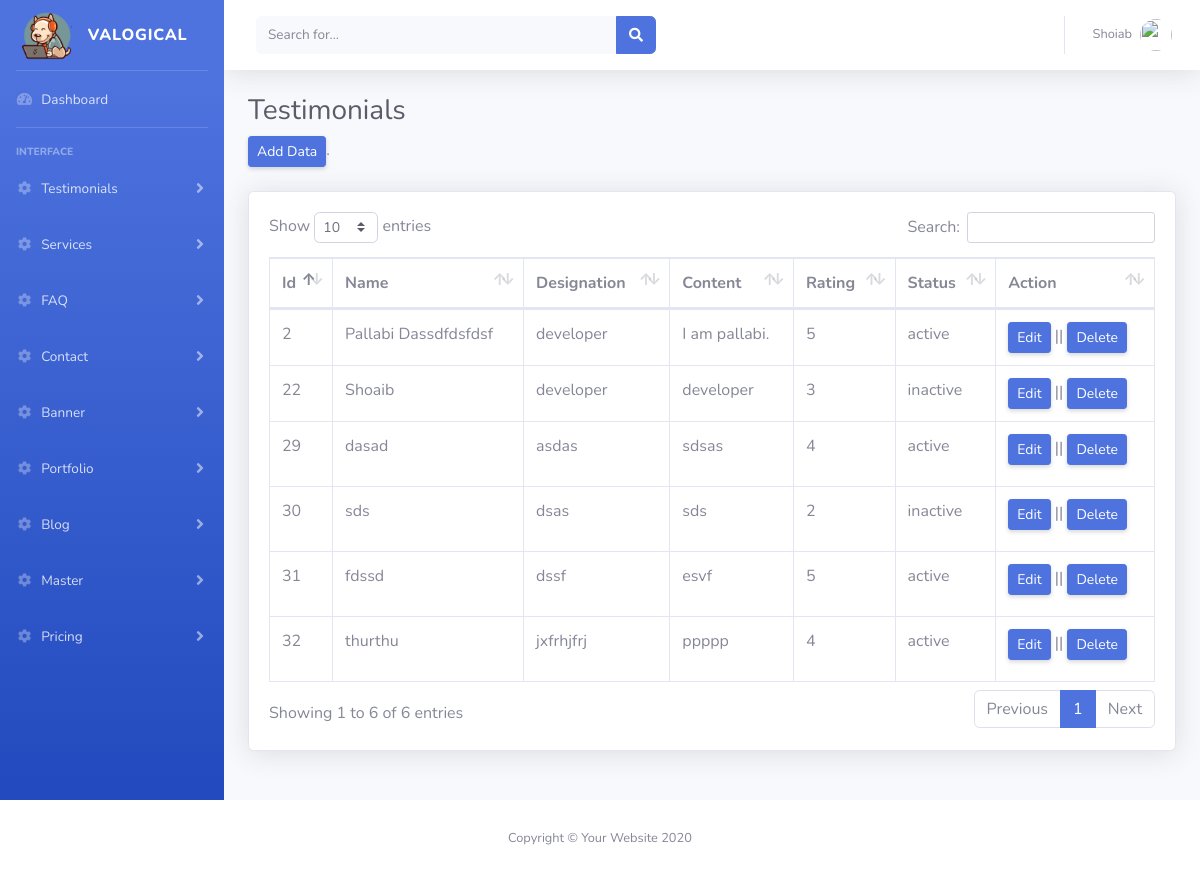
/admin/testimonials.php (signed in), run on the app's committed database.
### tables this page shows
CREATE TABLE `testimonials` (
  `testimonial_id` int(11) NOT NULL,
  `people_name` varchar(500) NOT NULL,
  `people_designation` varchar(500) NOT NULL,
  `content` longtext NOT NULL,
  `status` enum('active','inactive') DEFAULT 'active',
  `rating` int(11) DEFAULT 0,
  `craete_at` datetime DEFAULT current_timestamp(),
  `update_at` datetime DEFAULT current_timestamp() ON UPDATE current_timestamp()
);

### admin/testimonials.php (the view, shortened to what this page needs)
<?php include("include/master.php");
?>
                <div class="container-fluid">
                    <h1 class="h3 mb-2 text-gray-800">Testimonials </h1>
                    <p class=" mb-4 "><a class="d-none d-sm-inline-block btn btn-sm btn-primary shadow-sm" href="form.php">Add Data</a>.</p>
                    <div class="card shadow mb-4">
                        <div class="card-body">
                            <div class="table-responsive">
                                <?php $id = 0;
                                $sql = "SELECT * FROM `testimonials`";
                                $result = mysqli_query($conn, $sql);
                                $row = mysqli_num_rows($result);
                                ?>
                                <?php if ($row == 0) : ?>
                                    <h2>Data Not Found</h2>
                                <?php else : ?>
                                    <table class="table table-bordered" id="dataTable" width="100%" cellspacing="0">
                                        <thead>
                                            <tr>
                                                <th>Id</th>
                                                <th>Name</th>
                                                <th>Designation</th>
                                                <th>Content</th>
                                                <th>Rating</th>
                                                <th>Status</th>
                                                <th>Action</th>
                                            </tr>
                                        </thead>
                                        <tbody>
                                            <?php
                                            while ($rows = mysqli_fetch_assoc($result)) {
                                            ?>
                                                <tr>
                                                    <td><?php echo $rows['testimonial_id'] ?></td>
                                                    <td><?php echo $rows['people_name'] ?></td>
                                                    <td><?php echo $rows['people_designation'] ?></td>
                                                    <td><?php echo $rows['content'] ?></td>
                                                    <td><?php echo $rows['rating'] ?></td>
                                                    <td><?php echo $rows['status'] ?> </td>
                                                    <td><a class="d-none d-sm-inline-block btn btn-sm btn-primary shadow-sm" href="edit.php?id=<?php echo $rows['testimonial_id'] ?>">Edit</a> || <a class="d-none d-sm-inline-block btn btn-sm btn-primary shadow-sm" onclick="return confirm('Are you sure?')" href="testimonials.php?id=<?php echo $rows['testimonial_id'] ?>&type=delete">Delete</a>
                                                    </td>
                                                <?php } ?>
                                                </tr>
                                        </tbody>
                                    </table>
                                <?php endif ?>
                            </div>
                        </div>
                    </div>
                </div>
            </div>
           </div>
    </div>
<?php
include("include/footer.php")
?>

### data on the page
testimonials: testimonial_id "2", people_name "Pallabi Dassdfdsfdsf", people_designation "developer", content "I am pallabi.", rating "5", status "active"
testimonials: testimonial_id "22", people_name "Shoaib", people_designation "developer", content "developer", rating "3", status "inactive"
testimonials: testimonial_id "29", people_name "dasad", people_designation "asdas", content "sdsas", rating "4", status "active"
testimonials: testimonial_id "30", people_name "sds", people_designation "dsas", content "sds", rating "2", status "inactive"
testimonials: testimonial_id "31", people_name "fdssd", people_designation "dssf", content "esvf", rating "5", status "active"
testimonials: testimonial_id "32", people_name "thurthu", people_designation "jxfrhjfrj", content "ppppp", rating "4", status "active"
